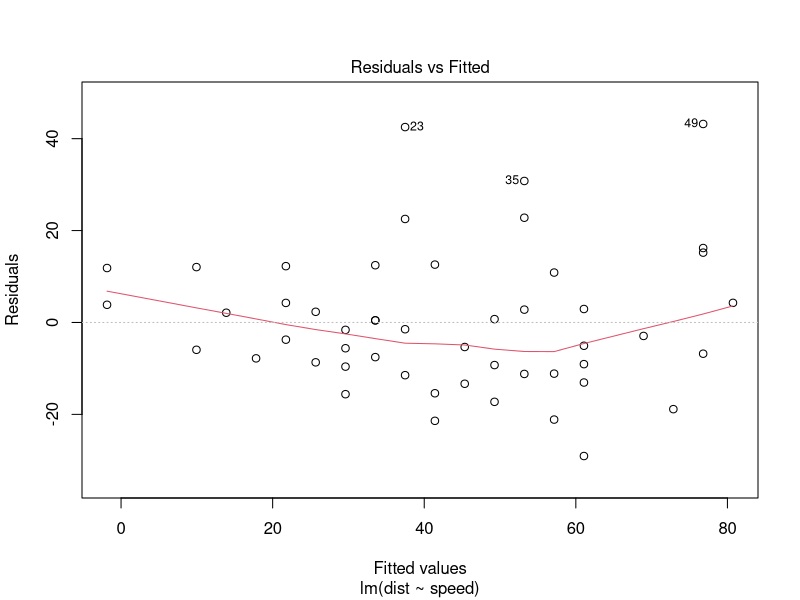

Recreate this plot in R.
# Build a linear regression model of distance vs. speed using the sample cars
# dataset that comes with R, then print a summary of the model and plot it.

data(cars)

m <- lm(dist~speed, cars)
summary(m)

png('/mnt/0/plot.png')
plot(m, 1)
